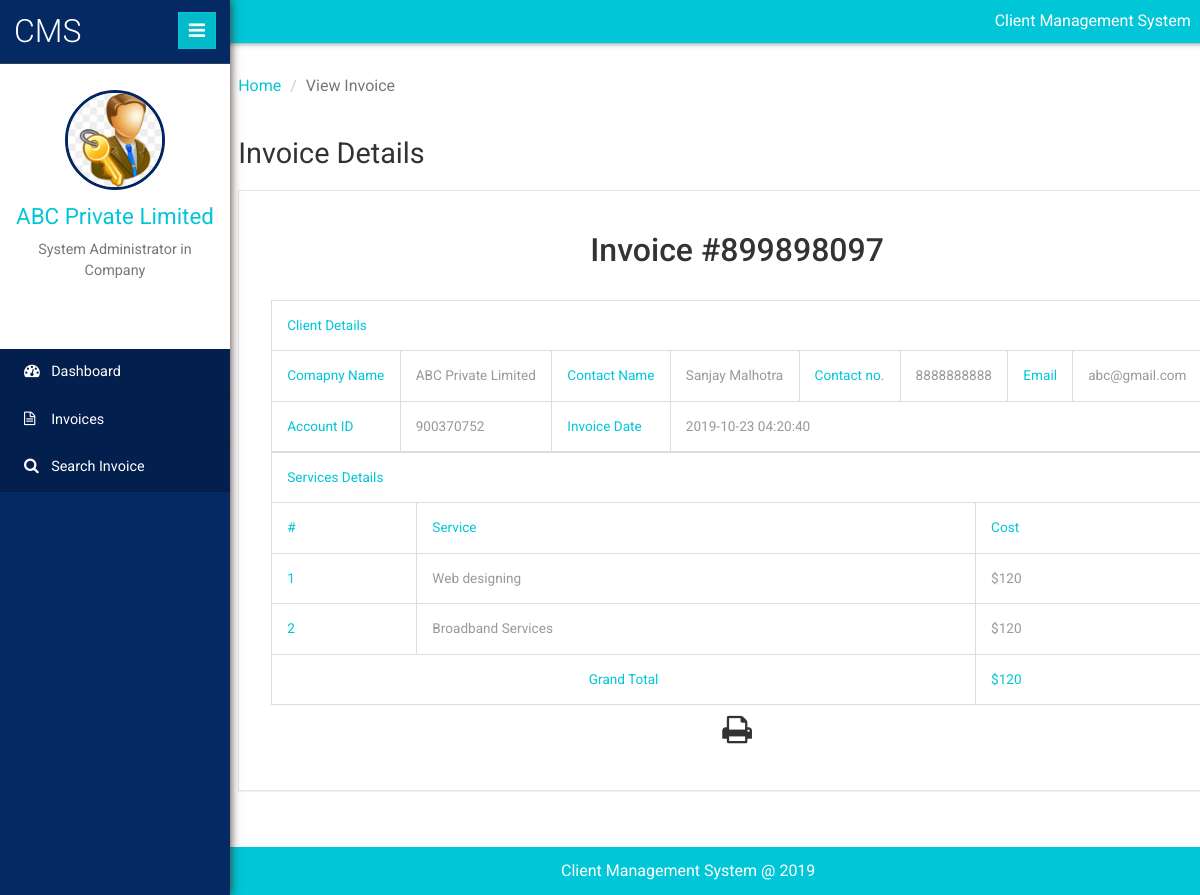
Screenshot of /clientms/client/view-invoice.php?invoiceid=899898097 (signed in) with the database file from the repository.
### tables this page shows
CREATE TABLE `tblservices` (
  `ID` int(10) NOT NULL,
  `ServiceName` varchar(200) DEFAULT NULL,
  `ServicePrice` varchar(200) DEFAULT NULL,
  `CreationDate` timestamp NULL DEFAULT current_timestamp()
);

CREATE TABLE `tblclient` (
  `ID` int(10) NOT NULL,
  `AccountID` int(10) DEFAULT NULL,
  `AccountType` varchar(50) DEFAULT NULL,
  `ContactName` varchar(120) DEFAULT NULL,
  `CompanyName` varchar(120) DEFAULT NULL,
  `Address` varchar(200) DEFAULT NULL,
  `City` varchar(120) DEFAULT NULL,
  `State` varchar(120) DEFAULT NULL,
  `ZipCode` int(10) DEFAULT NULL,
  `Workphnumber` bigint(10) DEFAULT NULL,
  `Cellphnumber` bigint(10) DEFAULT NULL,
  `Otherphnumber` bigint(10) DEFAULT NULL,
  `Email` varchar(200) DEFAULT NULL,
  `WebsiteAddress` varchar(200) DEFAULT NULL,
  `Notes` mediumtext DEFAULT NULL,
  `Password` varchar(200) NOT NULL,
  `CreationDate` timestamp NULL DEFAULT current_timestamp()
);

### clientms/client/view-invoice.php (the view, shortened to what this page needs)
<?php
include('includes/dbconnection.php');
if (strlen($_SESSION['clientmsuid']==0)) {
  header('location:logout.php');
  } else{
  	?>
<!DOCTYPE HTML>
<html>
<head>
	<link href="css/bootstrap.min.css" rel='stylesheet' type='text/css' />
	<link href="css/style.css" rel='stylesheet' type='text/css' />
	<link href="css/font-awesome.css" rel="stylesheet">
	<link rel="stylesheet" href="css/icon-font.min.css" type='text/css' />
</head>
<body>
	<div class="page-container">
		<div class="left-content">
			<div class="inner-content">
				<?php include_once('includes/header.php');?>
				<div class="outter-wp">
					<div class="sub-heard-part">
						<ol class="breadcrumb m-b-0">
							<li><a href="dashboard.php">Home</a></li>
							<li class="active">View Invoice</li>
						</ol>
					</div>
		<div class="graph-visual tables-main" id="exampl">
						<h3 class="inner-tittle two">Invoice Details </h3>
<?php
$invid=intval($_GET['invoiceid']);
$sql="select distinct tblclient.ContactName,tblclient.CompanyName,tblclient.Workphnumber,tblclient.Email,tblclient.AccountID,tblinvoice.BillingId,tblinvoice.PostingDate from  tblclient
	join tblinvoice on tblclient.ID=tblinvoice.Userid  where tblinvoice.BillingId=:invid";
$query = $dbh -> prepare($sql);
$query->bindParam(':invid',$invid,PDO::PARAM_STR);
$query->execute();
$results=$query->fetchAll(PDO::FETCH_OBJ);
$cnt=1;
if($query->rowCount() > 0)
{
foreach($results as $row)
{               ?>
						<div class="graph">
							<div class="tables">
								<h4>Invoice #<?php echo $invid;?></h4>
													<table class="table table-bordered" width="100%" border="1">
<tr>
<th colspan="8">Client Details</th>
</tr>
							 <tr>
								<th>Comapny Name</th>
								<td><?php  echo htmlentities($row->CompanyName);?></td>
								<th>Contact Name</th>
								<td><?php  echo htmlentities($row->ContactName);?></td>
								<th>Contact no.</th>
								<td><?php  echo htmlentities($row->Workphnumber);?></td>
								<th>Email </th>
								<td><?php  echo htmlentities($row->Email);?></td>
							</tr>
							 <tr>
								<th>Account ID</th>
								<td><?php echo htmlentities($row->AccountID);?></td>
								<th>Invoice Date</th>
								<td colspan="6"><?php echo  htmlentities($row->PostingDate);?></td>
							</tr>
<?php $cnt=$cnt+1;}} ?>
</table>
<table class="table table-bordered" width="100%" border="1">
<tr>
<th colspan="3">Services Details</th>
</tr>
<tr>
<th>#</th>
<th>Service</th>
<th>Cost</th>
</tr>
<?php
$ret="select tblservices.ServiceName,tblservices.ServicePrice
	from  tblinvoice
	join tblservices on tblservices.ID=tblinvoice.ServiceId
	where tblinvoice.BillingId=:invid";
$query1 = $dbh -> prepare($ret);
$query1->bindParam(':invid',$invid,PDO::PARAM_STR);
$query1->execute();
$results=$query1->fetchAll(PDO::FETCH_OBJ);
$cnt=1;
if($query1->rowCount() > 0)
{
foreach($results as $row1)
{               ?>
<tr>
<th><?php echo $cnt;?></th>
<td><?php echo $row1->ServiceName?></td>
<td><?php echo "$".$subtotal=$row1->ServicePrice?></td>
</tr>
<?php $cnt=$cnt+1;}
$gtotal+=$subtotal;
} ?>
<tr>
<th colspan="2" style="text-align:center">Grand Total</th>
<th><?php echo "$".$gtotal?></th>
</tr>
</table>
<p style="margin-top:1%"  align="center">
  <i class="fa fa-print fa-2x" style="cursor: pointer;"  OnClick="CallPrint(this.value)" ></i>
</p>
							</div>
						</div>
					</div>
				</div>
				<?php include_once('includes/footer.php');?>
			</div>
		</div>
		<?php include_once('includes/sidebar.php');?>
	</div>
</body>
</html>
<?php }  ?>

### clientms/client/includes/sidebar.php (shortened to what this page needs)
 <div class="sidebar-menu">
    <header class="logo">
        <a href="#" class="sidebar-icon"> <span class="fa fa-bars"></span> </a> <a href="dashboard.php"> <span id="logo"> <h1>CMS</h1></span>
        </a>
    </header>
    <div class="down">
    <?php
$uid=$_SESSION['clientmsuid'];
$sql="SELECT CompanyName from  tblclient where ID=:uid";
$query = $dbh -> prepare($sql);
$query->bindParam(':uid',$uid,PDO::PARAM_STR);
$query->execute();
$results=$query->fetchAll(PDO::FETCH_OBJ);
$cnt=1;
if($query->rowCount() > 0)
{
foreach($results as $row)
{               ?>
        <a href="dashboard.php"><img src="images/admin10.jpg" height="100" width="100"></a>
        <a href="dashboard.php"><span class=" name-caret"><?php  echo $row->CompanyName;?></span></a>
        <?php $cnt=$cnt+1;}} ?>
        <p>System Administrator in Company</p>
        <ul>
            <li><a class="tooltips" href="client-profile.php"><span>Profile</span><i class="lnr lnr-user"></i></a></li>
            <li><a class="tooltips" href="change-password.php"><span>Settings</span><i class="lnr lnr-cog"></i></a></li>
            <li><a class="tooltips" href="logout.php"><span>Log out</span><i class="lnr lnr-power-switch"></i></a></li>
        </ul>
    </div>
    <div class="menu">
        <ul id="menu" >
            <li><a href="dashboard.php"><i class="fa fa-tachometer"></i> <span>Dashboard</span></a></li>
            <li><a href="invoices.php"><i class="fa fa-file-text-o"></i> <span>Invoices</span></a></li>
            <li><a href="search-invoices.php"><i class="fa fa-search"></i> <span>Search Invoice</span></a></li>
        </ul>
    </div>
</div>

### rows the page displays
tblservices: ServiceName "Web designing", ServicePrice "120"
tblservices: ServiceName "Broadband Services", ServicePrice "120"
tblclient: CompanyName "ABC Private Limited"

### other values shown
$row->CompanyName "ABC Private Limited"
$row->ContactName "Sanjay Malhotra"
$row->Workphnumber "8888888888"
$row->Email "abc@gmail.com"
$row->AccountID "900370752"
$row->PostingDate "2019-10-23 04:20:40"
$gtotal "120"
